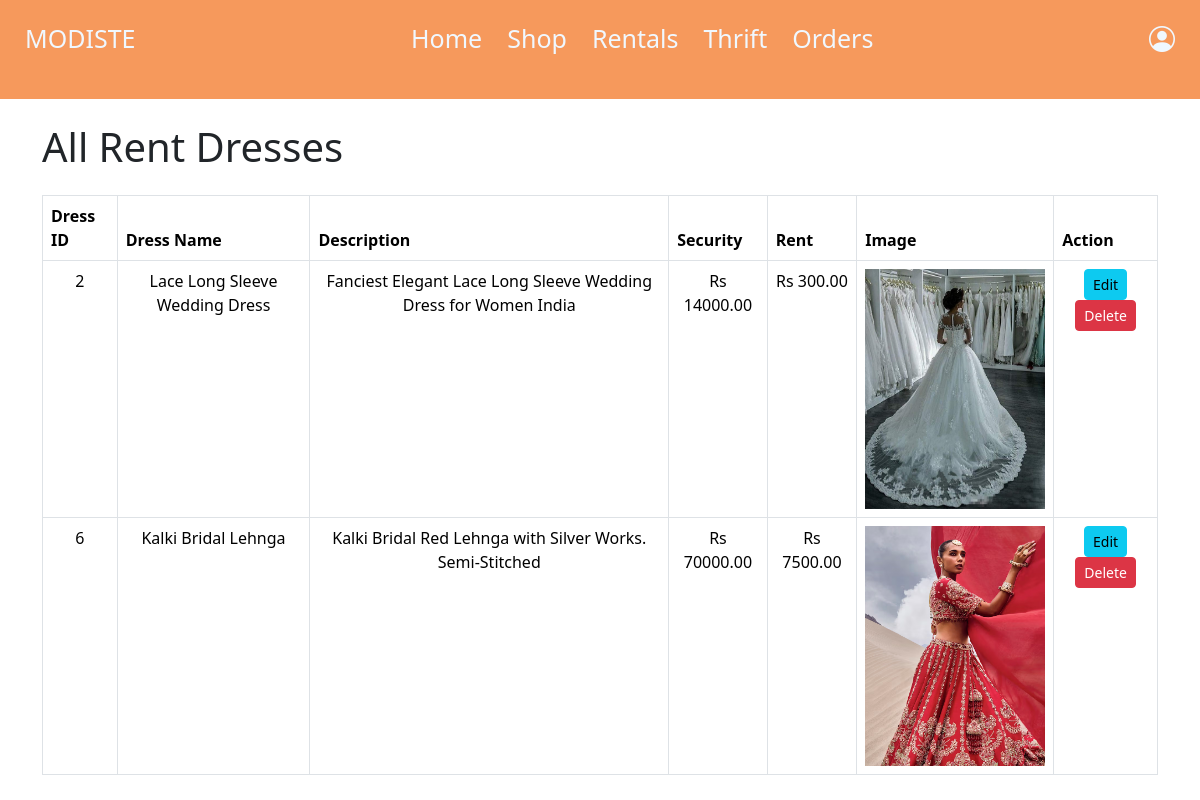
Screenshot of /admin/rent.php (signed in) with the database file from the repository.
### tables this page shows
CREATE TABLE IF NOT EXISTS `inventory` (
  `product_id` int NOT NULL AUTO_INCREMENT,
  `productname` varchar(255) NOT NULL,
  `description` varchar(200) NOT NULL,
  `image` varchar(255) NOT NULL,
  `price` decimal(10,2) NOT NULL,
  `original_price` decimal(10,2) NOT NULL,
  `stock` int NOT NULL,
  `category` varchar(50) NOT NULL,
  PRIMARY KEY (`product_id`),
  UNIQUE KEY `productname` (`productname`)
);

### admin/rent.php (the view, shortened to what this page needs)
<?php
include('header.php');
$sql = "SELECT * FROM inventory WHERE category = 'Rent'";
$result = $con->query($sql);
?>
<!DOCTYPE html>
<html lang="en">
<head>
    <link rel="stylesheet" href="admin.css">
    <link href="https://cdn.jsdelivr.net/npm/bootstrap@5.3.3/dist/css/bootstrap.min.css" rel="stylesheet">
</head>
<body>
    <div class="login-nav"></div>
    <div class="container">
        <h1 class="mt-4 mb-4">All Rent Dresses</h1>
        <div class="table-responsive">
            <table class="table table-bordered">
                <thead class="thead-dark">
                    <tr>
                        <th>Dress ID</th>
                        <th>Dress Name</th>
                        <th>Description</th>
                        <th>Security</th>
                        <th>Rent</th>
                        <th>Image</th>
                        <th>Action</th>
                    </tr>
                </thead>
                <tbody style="text-align:center;">
                    <?php
                    if ($result->num_rows>0) {
                        while ($row = $result->fetch_assoc()) {
                            echo "<tr>";
                            echo "<td classs='mt-5'>" . $row["product_id"] . "</td>";
                            echo "<td classs='mt-5'>" . $row["productname"] . "</td>";
                            echo "<td classs='mt-5'>" . $row["description"] . "</td>";
                            echo "<td classs='mt-5'>Rs " . $row["original_price"] . "</td>";
                            echo "<td classs='mt-5'>Rs " . $row["price"] . "</td>";
                            echo "<td><img src='" . $row["image"] . "' alt='Dress image' height='240px' width='180px'/></td>";
                            echo "<td>";
                            echo "<a href='edit_rent.php?product_id=" . $row["product_id"] . "' class='btn btn-sm btn-info'>Edit</a>";
                            echo "<a href='delete_rent.php?product_id=" . $row["product_id"] . "' class='btn btn-sm btn-danger'>Delete</a>";
                            echo "</td>";
                            echo "</tr>";
                        }
                    } else {
                        echo "<tr><td colspan='8'>No records found</td></tr>";
                    }
                    ?>
                </tbody>
            </table>
        </div>
    </div>
</body>
</html>

### admin/admin.css (style rules this page uses)
* { margin: 0px; }
.login-nav { background-color: #F6995C; height: 100px; margin-top: -5%; }

### rows the page displays
inventory: product_id "2", productname "Lace Long Sleeve Wedding Dress", description "Fanciest Elegant Lace Long Sleeve Wedding Dress for Women India", original_price "14000.00", price "300.00", image (picture)
inventory: product_id "6", productname "Kalki Bridal Lehnga", description "Kalki Bridal Red Lehnga with Silver Works. Semi-Stitched", original_price "70000.00", price "7500.00", image (picture)
